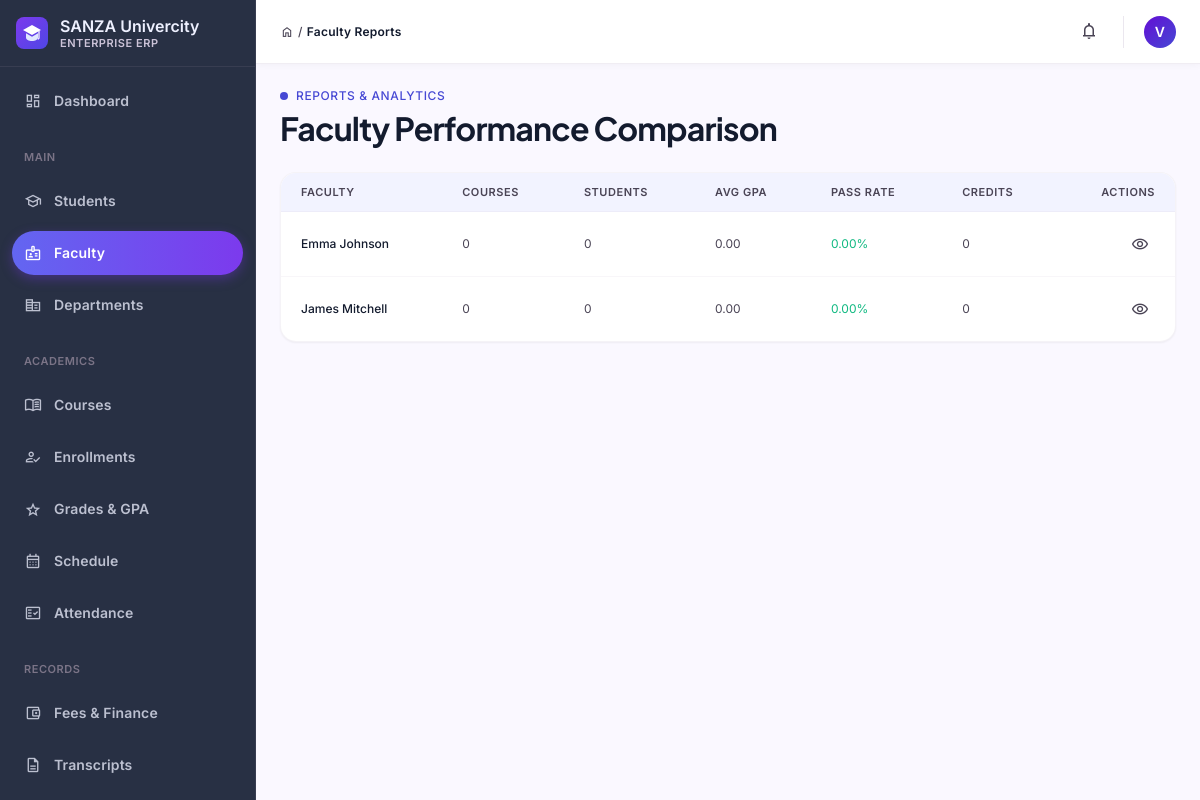
Page /students/reports/faculty-comparison/ (signed in) on the committed database.
### students/models.py (models this page shows, shortened)
class User(AbstractUser):
    ROLE_CHOICES = (
        ('admin', 'Administrator'),
        ('faculty', 'Faculty/Instructor'),
        ('student', 'Student'),
    )
    role = models.CharField(max_length=20, choices=ROLE_CHOICES, default='student')
    phone = models.CharField(max_length=20, blank=True, null=True)
    department = models.CharField(max_length=100, blank=True, null=True)
    enrollment_year = models.IntegerField(blank=True, null=True)
    class Meta:
        ordering = ['-date_joined']

class FacultyReport(models.Model):
    faculty = models.OneToOneField(Faculty, on_delete=models.CASCADE, related_name='performance_report')
    total_courses_taught = models.IntegerField(default=0, editable=False)
    current_semester_courses = models.IntegerField(default=0, editable=False)
    total_students_taught = models.IntegerField(default=0, editable=False)
    current_semester_students = models.IntegerField(default=0, editable=False)
    average_class_gpa = models.DecimalField(max_digits=4, decimal_places=2, default=0, editable=False)
    average_grades_given = models.CharField(max_length=2, default='B', editable=False, help_text="Average letter grade")
    student_satisfaction_score = models.DecimalField(max_digits=3, decimal_places=2, default=0, null=True, blank=True)
    pass_rate_percentage = models.DecimalField(max_digits=5, decimal_places=2, default=0, editable=False)
    fail_rate_percentage = models.DecimalField(max_digits=5, decimal_places=2, default=0, editable=False)
    grade_a_count = models.IntegerField(default=0, editable=False)  # A+/A combined
    grade_b_count = models.IntegerField(default=0, editable=False)  # B+/B combined
    grade_c_count = models.IntegerField(default=0, editable=False)
    grade_d_count = models.IntegerField(default=0, editable=False)
    grade_f_count = models.IntegerField(default=0, editable=False)
    total_credits_assigned = models.IntegerField(default=0, editable=False)
    average_class_size = models.IntegerField(default=0, editable=False)
    peak_semester_load = models.IntegerField(default=0, editable=False, help_text="Maximum credits in one semester")
    generated_date = models.DateTimeField(auto_now_add=True)
    last_updated = models.DateTimeField(auto_now=True)
    class Meta:
        verbose_name_plural = "Faculty Reports"
        ordering = ['-last_updated']

class Faculty(models.Model):
    DEPARTMENT_CHOICES = (
        ('cse', 'Computer Science & Engineering'),
        ('ece', 'Electronics & Communication'),
        ('me', 'Mechanical Engineering'),
        ('ce', 'Civil Engineering'),
        ('eee', 'Electrical & Electronics'),
        ('it', 'Information Technology'),
    )
    user = models.OneToOneField(User, on_delete=models.CASCADE, related_name='faculty_profile')
    employee_id = models.CharField(max_length=60, unique=True)
    department = models.CharField(max_length=20, choices=DEPARTMENT_CHOICES)
    specialization = models.CharField(max_length=200, blank=True)
    experience_years = models.IntegerField(default=0)
    office_location = models.CharField(max_length=100, blank=True)
    phone = models.CharField(max_length=20, blank=True)
    created_at = models.DateTimeField(auto_now_add=True)
    updated_at = models.DateTimeField(auto_now=True)
    class Meta:
        ordering = ['-created_at']
        verbose_name_plural = "Faculty"

### students/views.py (the view)
# urls.py: path('reports/faculty-comparison/', views.faculty_performance_compare, name='faculty_performance_compare'),
@login_required(login_url='login')
@admin_only
def faculty_performance_compare(request):
    reports = FacultyReport.objects.all().select_related('faculty').order_by('-average_class_gpa')
    paginator = Paginator(reports, 10)
    page_number = request.GET.get('page')
    reports = paginator.get_page(page_number)
    context = {
        'reports': reports,
        'title': 'Faculty Performance Comparison'
    }
    return render(request, 'students/faculty_performance_compare.html', context)

### students/templates/students/faculty_performance_compare.html (shortened to what this page needs)
{% extends "base.html" %}
{% block breadcrumb %}Faculty Reports{% endblock %}
{% block content %}
<div class="flex flex-col gap-space-lg">
  <section>
    <div class="flex items-center gap-space-xs text-secondary font-label-md text-label-md tracking-wider uppercase">
      <span class="w-2 h-2 rounded-full bg-secondary"></span> Reports &amp; Analytics
    </div>
    <h1 class="font-headline-lg text-headline-lg text-on-surface tracking-tight mt-1">{{ title }}</h1>
  </section>
  <section class="bg-surface-container-lowest rounded-2xl border border-outline-variant/20 shadow-sm overflow-hidden">
    {% if reports %}
    <div class="overflow-x-auto">
      <table class="w-full text-left">
        <thead class="bg-surface-container-low">
          <tr>
            <th class="px-5 py-3 font-label-sm text-label-sm uppercase tracking-wider text-on-surface-variant">Faculty</th>
            <th class="px-5 py-3 font-label-sm text-label-sm uppercase tracking-wider text-on-surface-variant">Courses</th>
            <th class="px-5 py-3 font-label-sm text-label-sm uppercase tracking-wider text-on-surface-variant">Students</th>
            <th class="px-5 py-3 font-label-sm text-label-sm uppercase tracking-wider text-on-surface-variant">Avg GPA</th>
            <th class="px-5 py-3 font-label-sm text-label-sm uppercase tracking-wider text-on-surface-variant">Pass Rate</th>
            <th class="px-5 py-3 font-label-sm text-label-sm uppercase tracking-wider text-on-surface-variant">Credits</th>
            <th class="px-5 py-3 font-label-sm text-label-sm uppercase tracking-wider text-on-surface-variant text-right">Actions</th>
          </tr>
        </thead>
        <tbody>
          {% for report in reports %}
          <tr class="border-t border-outline-variant/15 hover:bg-surface-container-low/60">
            <td class="px-5 py-3 font-body-sm text-body-sm text-on-surface font-medium">{{ report.faculty.user.get_full_name }}</td>
            <td class="px-5 py-3 font-body-sm text-body-sm text-on-surface-variant">{{ report.total_courses_taught }}</td>
            <td class="px-5 py-3 font-body-sm text-body-sm text-on-surface-variant">{{ report.total_students_taught }}</td>
            <td class="px-5 py-3 font-body-sm text-body-sm text-on-surface-variant">{{ report.average_class_gpa }}</td>
            <td class="px-5 py-3 font-body-sm text-body-sm text-success">{{ report.pass_rate_percentage }}%</td>
            <td class="px-5 py-3 font-body-sm text-body-sm text-on-surface-variant">{{ report.total_credits_assigned }}</td>
            <td class="px-5 py-3 text-right">
              <a href="{% url 'faculty_analytics' report.faculty.id %}" class="p-1.5 rounded-lg text-on-surface-variant hover:bg-surface-container-low hover:text-primary transition-colors inline-flex"><span class="material-symbols-outlined text-lg">visibility</span></a>
            </td>
          </tr>
          {% endfor %}
        </tbody>
      </table>
    </div>
    {% else %}
    <p class="px-5 py-16 text-center font-body-sm text-body-sm text-on-surface-variant">No reports available.</p>
    {% endif %}
  </section>
</div>
{% endblock %}

### students/templates/base.html (shortened to what this page needs)
{% load static %}<!DOCTYPE html>
<html lang="en">
<head>
{% include "partials/_design_tokens.html" %}
</head>
<body class="bg-surface font-body-md text-on-surface antialiased">
<aside id="sidebar" class="fixed left-0 top-0 h-full w-64 bg-inverse-surface border-r border-outline/20 z-50 flex flex-col justify-between overflow-y-auto -translate-x-full lg:translate-x-0 transition-transform duration-200">
  <div class="flex flex-col">
    <div class="flex items-center gap-space-sm px-space-md py-space-md border-b border-outline/20">
      <div class="flex flex-col min-w-0">
        <span class="font-title-md text-title-md text-inverse-on-surface leading-tight truncate">SANZA Univercity</span>
        <span class="font-label-sm text-label-sm text-outline-variant uppercase tracking-wider">Enterprise ERP</span>
      </div>
    </div>
    <nav class="px-space-sm py-space-sm flex flex-col gap-space-xs">
      {% url 'dashboard' as dash_url %}
      <a href="{{ dash_url }}" class="flex items-center gap-space-sm px-space-sm py-2 rounded-xl transition-all {% if request.resolver_match.url_name in 'dashboard,admin_dashboard,faculty_dashboard,student_portal' %}nav-active{% else %}text-inverse-on-surface/75 hover:bg-surface-container-highest/10 hover:text-inverse-on-surface{% endif %}">
        <span class="material-symbols-outlined text-lg">dashboard</span><span class="font-label-lg text-label-lg">Dashboard</span>
      </a>
      {% if user.is_staff or user.is_superuser %}
      <div class="px-space-sm pt-space-sm pb-1"><span class="font-label-sm text-label-sm text-outline uppercase tracking-wider">Main</span></div>
      <a href="{% url 'student_list' %}" class="flex items-center gap-space-sm px-space-sm py-2 rounded-xl transition-all {% if request.resolver_match.url_name == 'student_list' %}nav-active{% else %}text-inverse-on-surface/75 hover:bg-surface-container-highest/10 hover:text-inverse-on-surface{% endif %}"><span class="material-symbols-outlined text-lg">school</span><span class="font-label-lg text-label-lg">Students</span></a>
      <a href="{% url 'faculty_reports_dashboard' %}" class="flex items-center gap-space-sm px-space-sm py-2 rounded-xl transition-all {% if request.resolver_match.url_name in 'faculty_reports_dashboard,faculty_analytics,faculty_performance_compare' %}nav-active{% else %}text-inverse-on-surface/75 hover:bg-surface-container-highest/10 hover:text-inverse-on-surface{% endif %}"><span class="material-symbols-outlined text-lg">badge</span><span class="font-label-lg text-label-lg">Faculty</span></a>
      <a href="{% url 'department_list' %}" class="flex items-center gap-space-sm px-space-sm py-2 rounded-xl transition-all {% if request.resolver_match.url_name == 'department_list' %}nav-active{% else %}text-inverse-on-surface/75 hover:bg-surface-container-highest/10 hover:text-inverse-on-surface{% endif %}"><span class="material-symbols-outlined text-lg">corporate_fare</span><span class="font-label-lg text-label-lg">Departments</span></a>
      {% endif %}
      <div class="px-space-sm pt-space-sm pb-1"><span class="font-label-sm text-label-sm text-outline uppercase tracking-wider">Academics</span></div>
      <a href="{% url 'course_list' %}" class="flex items-center gap-space-sm px-space-sm py-2 rounded-xl transition-all {% if request.resolver_match.url_name in 'course_list,course_analytics' %}nav-active{% else %}text-inverse-on-surface/75 hover:bg-surface-container-highest/10 hover:text-inverse-on-surface{% endif %}"><span class="material-symbols-outlined text-lg">menu_book</span><span class="font-label-lg text-label-lg">Courses</span></a>
      {% if user.is_staff or user.is_superuser %}
      <a href="{% url 'enrollment_list' %}" class="flex items-center gap-space-sm px-space-sm py-2 rounded-xl transition-all {% if request.resolver_match.url_name == 'enrollment_list' %}nav-active{% else %}text-inverse-on-surface/75 hover:bg-surface-container-highest/10 hover:text-inverse-on-surface{% endif %}"><span class="material-symbols-outlined text-lg">how_to_reg</span><span class="font-label-lg text-label-lg">Enrollments</span></a>
      {% endif %}
      <a href="{% url 'grade_list' %}" class="flex items-center gap-space-sm px-space-sm py-2 rounded-xl transition-all {% if request.resolver_match.url_name == 'grade_list' %}nav-active{% else %}text-inverse-on-surface/75 hover:bg-surface-container-highest/10 hover:text-inverse-on-surface{% endif %}"><span class="material-symbols-outlined text-lg">grade</span><span class="font-label-lg text-label-lg">Grades &amp; GPA</span></a>
      <a href="{% url 'schedule_dashboard' %}" class="flex items-center gap-space-sm px-space-sm py-2 rounded-xl transition-all {% if request.resolver_match.url_name == 'schedule_dashboard' %}nav-active{% else %}text-inverse-on-surface/75 hover:bg-surface-container-highest/10 hover:text-inverse-on-surface{% endif %}"><span class="material-symbols-outlined text-lg">calendar_month</span><span class="font-label-lg text-label-lg">Schedule</span></a>
      <a href="{% url 'attendance_list' %}" class="flex items-center gap-space-sm px-space-sm py-2 rounded-xl transition-all {% if request.resolver_match.url_name in 'attendance_list,attendance_record,attendance_update' %}nav-active{% else %}text-inverse-on-surface/75 hover:bg-surface-container-highest/10 hover:text-inverse-on-surface{% endif %}"><span class="material-symbols-outlined text-lg">fact_check</span><span class="font-label-lg text-label-lg">Attendance</span></a>
      <div class="px-space-sm pt-space-sm pb-1"><span class="font-label-sm text-label-sm text-outline uppercase tracking-wider">Records</span></div>
      <a href="{% url 'fee_list' %}" class="flex items-center gap-space-sm px-space-sm py-2 rounded-xl transition-all {% if request.resolver_match.url_name == 'fee_list' %}nav-active{% else %}text-inverse-on-surface/75 hover:bg-surface-container-highest/10 hover:text-inverse-on-surface{% endif %}"><span class="material-symbols-outlined text-lg">account_balance_wallet</span><span class="font-label-lg text-label-lg">Fees &amp; Finance</span></a>
      <a href="{% url 'transcript_list' %}" class="flex items-center gap-space-sm px-space-sm py-2 rounded-xl transition-all {% if request.resolver_match.url_name in 'transcript_list,transcript_detail' %}nav-active{% else %}text-inverse-on-surface/75 hover:bg-surface-container-highest/10 hover:text-inverse-on-surface{% endif %}"><span class="material-symbols-outlined text-lg">description</span><span class="font-label-lg text-label-lg">Transcripts</span></a>
      <a href="{% url 'degree_audit_list' %}" class="flex items-center gap-space-sm px-space-sm py-2 rounded-xl transition-all {% if request.resolver_match.url_name in 'degree_audit_list,degree_audit_detail' %}nav-active{% else %}text-inverse-on-surface/75 hover:bg-surface-container-highest/10 hover:text-inverse-on-surface{% endif %}"><span class="material-symbols-outlined text-lg">checklist</span><span class="font-label-lg text-label-lg">Degree Audit</span></a>
    </nav>
  </div>
</aside>
<div class="lg:pl-64">
  <header class="sticky top-0 h-16 bg-surface-container-lowest border-b border-outline-variant/30 shadow-[0_1px_8px_rgba(0,0,0,0.04)] z-30 flex items-center justify-between px-space-md lg:px-space-lg gap-space-sm">
    <div class="flex items-center gap-space-md flex-1 min-w-0">
      <div class="hidden sm:flex items-center gap-1 text-on-surface-variant font-label-md text-label-md flex-shrink-0">
        <span class="material-symbols-outlined text-sm">home</span><span>/</span>
        <span class="text-on-surface font-semibold">{% block breadcrumb %}Console{% endblock %}</span>
      </div>
    </div>
    <div class="flex items-center gap-space-sm flex-shrink-0">
      {% if user.is_authenticated %}
      <a href="{% url 'notification_list' %}" aria-label="Notifications" class="relative p-2 rounded-lg text-on-surface-variant hover:bg-surface-container-low transition-colors">
        <span class="material-symbols-outlined text-xl">notifications</span>
      </a>
      <div class="flex items-center gap-space-sm pl-1">
        <div class="w-8 h-8 rounded-full bg-gradient-to-br from-primary to-secondary flex items-center justify-center text-on-primary font-label-lg text-label-lg flex-shrink-0">
          {{ user.get_full_name|default:user.username|slice:":1"|upper }}
        </div>
      </div>
      {% else %}
      <a href="{% url 'login' %}" class="px-4 py-2 rounded-xl bg-gradient-to-r from-primary to-secondary text-on-primary font-label-lg text-label-lg">Sign in</a>
      {% endif %}
    </div>
  </header>
  <main class="w-full px-space-md lg:px-space-lg py-space-lg bg-surface-bright min-h-[calc(100vh-4rem)]">
    {% block content %}{% endblock %}
  </main>
</div>
</body>
</html>

### rows in the picture
User: get_full_name "V"
FacultyReport: faculty.user.get_full_name "Emma Johnson", total_courses_taught "0", total_students_taught "0", average_class_gpa "0.00", pass_rate_percentage "0.00", total_credits_assigned "0"
FacultyReport: faculty.user.get_full_name "James Mitchell", total_courses_taught "0", total_students_taught "0", average_class_gpa "0.00", pass_rate_percentage "0.00", total_credits_assigned "0"

### other values in the picture
{{ title }} "Faculty Performance Comparison"
